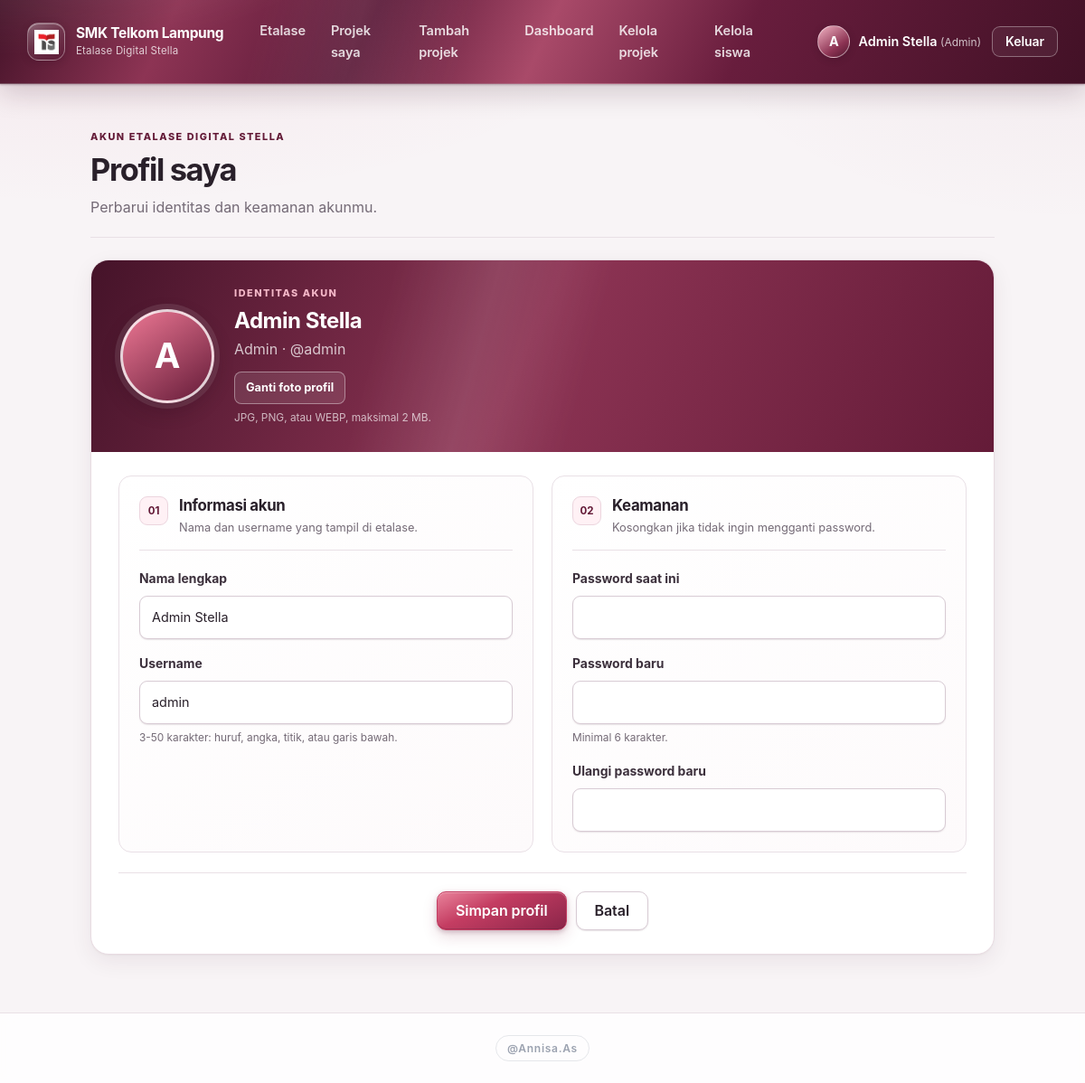
Page /profil.php (signed in) on the committed database.
### tables this page shows
CREATE TABLE `users` (
  `id` int(11) NOT NULL,
  `nama` varchar(100) NOT NULL,
  `username` varchar(50) NOT NULL,
  `password` varchar(255) NOT NULL,
  `role` enum('super_admin','admin','siswa') NOT NULL DEFAULT 'siswa',
  `kelas` varchar(20) DEFAULT NULL,
  `created_at` timestamp NOT NULL DEFAULT current_timestamp(),
  `foto_profil` varchar(255) DEFAULT NULL
);

### config/helper.php (called while the page is built, shortened)
<?php
require_once __DIR__ . '/koneksi.php';
function e($teks) {
    return htmlspecialchars((string)$teks, ENT_QUOTES, 'UTF-8');
}
function db_persiapkan($sql, $tipe, $param) {
    global $koneksi;
    $stmt = mysqli_prepare($koneksi, $sql);
    if ($tipe !== '' && !mysqli_stmt_bind_param($stmt, $tipe, ...$param)) {
        $error = mysqli_stmt_error($stmt);
        mysqli_stmt_close($stmt);
        throw new RuntimeException('Parameter query database gagal dipasang: ' . $error);
    }
    return $stmt;
}
function db_semua($sql, $tipe = '', $param = []) {
    $stmt = db_persiapkan($sql, $tipe, $param);
    if (!mysqli_stmt_execute($stmt)) {
        $error = mysqli_stmt_error($stmt);
        mysqli_stmt_close($stmt);
        throw new RuntimeException('Query database gagal dijalankan: ' . $error);
    }
    $hasil = mysqli_stmt_get_result($stmt);
    $baris = $hasil ? mysqli_fetch_all($hasil, MYSQLI_ASSOC) : [];
    return $baris;
}
function db_satu($sql, $tipe = '', $param = []) {
    $baris = db_semua($sql, $tipe, $param);
    return $baris[0] ?? null;
}
function user_login() {
    return $_SESSION['user'] ?? null;
}
function is_admin() {
    $u = user_login();
    return $u && in_array($u['role'], ['admin', 'super_admin'], true);
}
function beranda_role($role) {
    return ($role === 'siswa')
        ? BASE_URL . '/siswa/index.php'
        : BASE_URL . '/admin/dashboard.php';
}
function label_role($role) {
    return ['super_admin' => 'Super Admin', 'admin' => 'Admin', 'siswa' => 'Siswa'][$role] ?? $role;
}

### profil.php (the view, shortened to what this page needs)
<?php
require __DIR__ . '/config/helper.php';
    ?>
    <?php
$user_id = (int)$_SESSION['user']['id'];
$user = db_satu(
    "SELECT id, nama, username, password, role, foto_profil FROM users WHERE id = ?",
    "i",
    [$user_id]
);
$nama = $user['nama'];
$username = $user['username'];
$css_halaman = ['profil'];
require __DIR__ . '/includes/header.php';
?>
<section class="profil-halaman">
    <header class="profil-heading">
        <p class="profil-eyebrow">AKUN ETALASE DIGITAL STELLA</p>
        <h1>Profil saya</h1>
        <p>Perbarui identitas dan keamanan akunmu.</p>
    </header>
    <form method="post" enctype="multipart/form-data" class="profil-form" novalidate>
        <section class="profil-identitas" aria-labelledby="judul-identitas">
            <div class="profil-foto">
                <?php if (!empty($user['foto_profil'])): ?>
                    <img id="foto-preview" src="<?= BASE_URL ?>/assets/uploads/<?= e($user['foto_profil']) ?>" alt="Foto profil saat ini">
                <?php else: ?>
                    <span id="foto-inisial" aria-hidden="true"><?= e(mb_strtoupper(mb_substr($user['nama'], 0, 1))) ?></span>
                <?php endif; ?>
            </div>
            <div class="profil-identitas-teks">
                <p class="profil-eyebrow">IDENTITAS AKUN</p>
                <h2 id="judul-identitas"><?= e($user['nama']) ?></h2>
                <p><?= e(label_role($user['role'])) ?> · @<?= e($user['username']) ?></p>
                <label class="profil-pilih-foto" for="foto_profil">Ganti foto profil</label>
                <small id="foto-petunjuk">JPG, PNG, atau WEBP, maksimal 2 MB.</small>
            </div>
        </section>
        <div class="profil-grid">
            <section class="profil-bagian" aria-labelledby="judul-data">
                <div class="profil-bagian-heading">
                    <span class="profil-bagian-nomor">01</span>
                    <div><h2 id="judul-data">Informasi akun</h2><p>Nama dan username yang tampil di etalase.</p></div>
                </div>
                <label for="nama">Nama lengkap</label>
                <input type="text" id="nama" name="nama" maxlength="100" value="<?= e($nama) ?>" required>
                <label for="username">Username</label>
                <input type="text" id="username" name="username" maxlength="50" value="<?= e($username) ?>" required>
                <small>3-50 karakter: huruf, angka, titik, atau garis bawah.</small>
            </section>
            <section class="profil-bagian" aria-labelledby="judul-password">
                <div class="profil-bagian-heading">
                    <span class="profil-bagian-nomor">02</span>
                    <div><h2 id="judul-password">Keamanan</h2><p>Kosongkan jika tidak ingin mengganti password.</p></div>
                </div>
                <label for="password_sekarang">Password saat ini</label>
                <input type="password" id="password_sekarang" name="password_sekarang" autocomplete="current-password">
                <label for="password_baru">Password baru</label>
                <input type="password" id="password_baru" name="password_baru" autocomplete="new-password">
                <small>Minimal 6 karakter.</small>
                <label for="konfirmasi_password">Ulangi password baru</label>
                <input type="password" id="konfirmasi_password" name="konfirmasi_password" autocomplete="new-password">
            </section>
        </div>
        <div class="profil-aksi">
            <button type="submit" class="tombol">Simpan profil</button>
            <a class="tombol tombol-garis" href="<?= e(beranda_role($user['role'])) ?>">Batal</a>
        </div>
    </form>
</section>
<?php require __DIR__ . '/includes/footer.php'; ?>

### includes/header.php (shortened to what this page needs)
<?php
$u = user_login();
$versi_css = static function ($nama_file) {
    $path = __DIR__ . '/../assets/css/' . $nama_file;
    clearstatcache(true, $path);
    return filemtime($path) . '-' . filesize($path);
};
$css_base_versi = $versi_css('base.css');
$css_layout_versi = $versi_css('layout.css');
?>
<!doctype html>
<html lang="id">
<head>
    <link rel="stylesheet" href="<?= BASE_URL ?>/assets/css/base.css?v=<?= $css_base_versi ?>">
    <link rel="stylesheet" href="<?= BASE_URL ?>/assets/css/layout.css?v=<?= $css_layout_versi ?>">
<?php foreach (($css_halaman ?? []) as $css): ?>
<?php $css_versi = $versi_css($css . '.css'); ?>
    <link rel="stylesheet" href="<?= BASE_URL ?>/assets/css/<?= e($css) ?>.css?v=<?= $css_versi ?>">
<?php endforeach; ?>
</head>
<body>
<header class="topbar">
    <div class="topbar-isi">
        <a class="logo" href="<?= $u ? beranda_role($u['role']) : BASE_URL . '/index.php' ?>">
            <span class="logo-mark"><img src="<?= BASE_URL ?>/assets/img/Logo%20%20Telkom.jpg" alt=""></span>
            <span class="logo-teks">
                <strong>SMK Telkom Lampung</strong>
                <small>Etalase Digital Stella</small>
            </span>
        </a>
        <?php if ($u): ?>
        <nav class="menu">
            <a href="<?= BASE_URL ?>/siswa/index.php">Etalase</a>
            <a href="<?= BASE_URL ?>/siswa/projek_saya.php">Projek saya</a>
            <a href="<?= BASE_URL ?>/siswa/tambah.php">Tambah projek</a>
            <?php if (is_admin()): ?>
                <a href="<?= BASE_URL ?>/admin/dashboard.php">Dashboard</a>
                <a href="<?= BASE_URL ?>/admin/projek.php">Kelola projek</a>
                <a href="<?= BASE_URL ?>/admin/siswa.php">Kelola siswa</a>
            <?php endif; ?>
        </nav>
        <div class="akun">
            <a class="akun-profil" href="<?= BASE_URL ?>/profil.php" aria-label="Buka profil <?= e($u['nama']) ?>">
                <?php if (!empty($u['foto_profil'])): ?>
                    <img src="<?= BASE_URL ?>/assets/uploads/<?= e($u['foto_profil']) ?>" alt="">
                <?php else: ?>
                    <span class="akun-avatar-fallback" aria-hidden="true"><?= e(mb_strtoupper(mb_substr($u['nama'], 0, 1))) ?></span>
                <?php endif; ?>
                <span class="akun-nama"><?= e($u['nama']) ?> <small>(<?= e(label_role($u['role'])) ?>)</small></span>
            </a>
            <a class="tombol tombol-kecil tombol-garis" href="<?= BASE_URL ?>/auth/logout.php">Keluar</a>
        </div>
        <?php endif; ?>
    </div>
</header>
<main class="konten">

### assets/css/base.css (style rules this page uses)
:root { --langit: #ffffff; --langit-2: #fff0f4; --bintang: #c43d62; --bintang-gelap: #641b38; --bintang-terang: #ed7894; --burgundy-metal: linear-gradient(115deg, #451329 0%, #8d3454 16%, #5a1837 34%, #a94a69 50%, #681d3d 68%, #421126 100%); --kertas: #f8f4f6; --permukaan: #ffffff; --teks: #29202a; --teks-lembut: #746a76; --garis: #e9e0e6; --garis-tegas: #d8cbd4; --bahaya: #a51f3e; --radius: 16px; --radius-kecil: 10px; --bayangan-kecil: 0 1px 2px rgba(53, 18, 38, 0.07), 0 1px 1px rgba(53, 18, 38, 0.04); --bayangan: 0 1px 2px rgba(53, 18, 38, 0.04), 0 8px 24px rgba(53, 18, 38, 0.07); --bayangan-besar: 0 2px 4px rgba(53, 18, 38, 0.04), 0 18px 44px rgba(53, 18, 38, 0.12); --ease: cubic-bezier(0.2, 0.7, 0.2, 1); }
* { box-sizing: border-box; }
html { -webkit-text-size-adjust: 100%; scroll-behavior: smooth; }
body { margin: 0; font-family: "Inter", system-ui, -apple-system, "Segoe UI", Roboto, "Helvetica Neue", Arial, sans-serif; font-size: 16px; line-height: 1.65; background: radial-gradient(ellipse 60rem 26rem at 8% -4rem, rgba(196, 61, 98, 0.09), transparent 70%), radial-gradient(ellipse 40rem 22rem at 100% 0, rgba(141, 52, 84, 0.055), transparent 70%), var(--kertas); background-attachment: fixed; color: var(--teks); -webkit-font-smoothing: antialiased; -moz-osx-font-smoothing: grayscale; text-rendering: optimizeLegibility; }
a { color: var(--bintang-gelap); text-decoration-color: rgba(100, 27, 56, 0.3); text-underline-offset: 3px; transition: color 160ms var(--ease), text-decoration-color 160ms var(--ease); }
img { max-width: 100%; display: block; }
h1, h2, h3 { color: var(--teks); text-wrap: balance; }
h1 { font-size: clamp(1.7rem, 3vw, 2.15rem); font-weight: 750; letter-spacing: -0.04em; margin: 0; line-height: 1.15; }
h2 { font-size: 1.2rem; font-weight: 680; letter-spacing: -0.02em; margin: 34px 0 14px; line-height: 1.3; }
p { text-wrap: pretty; }
.tombol { display: inline-flex; align-items: center; justify-content: center; gap: 8px; border: 1px solid var(--bintang); background: linear-gradient(155deg, #e9839b 0%, #c43d62 38%, #8a2549 100%); color: #fff; font: inherit; font-weight: 620; letter-spacing: -0.005em; line-height: 1.3; padding: 10px 20px; border-radius: var(--radius-kecil); text-decoration: none; cursor: pointer; box-shadow: inset 0 1px 0 rgba(255, 255, 255, 0.28), inset 0 -1px 0 rgba(53, 10, 30, 0.2), 0 2px 5px rgba(83, 20, 48, 0.22), 0 7px 16px rgba(133, 33, 68, 0.17); transition: background 160ms var(--ease), border-color 160ms var(--ease), box-shadow 200ms var(--ease), transform 160ms var(--ease), color 160ms var(--ease); }
.tombol-garis { background: var(--permukaan); color: var(--teks); border-color: var(--garis-tegas); box-shadow: var(--bayangan-kecil); }
.tombol-kecil { padding: 7px 14px; font-size: 0.875rem; border-radius: 9px; }

### rows in the picture
users: nama "A", nama "Admin Stella", role "Admin", username "admin"
